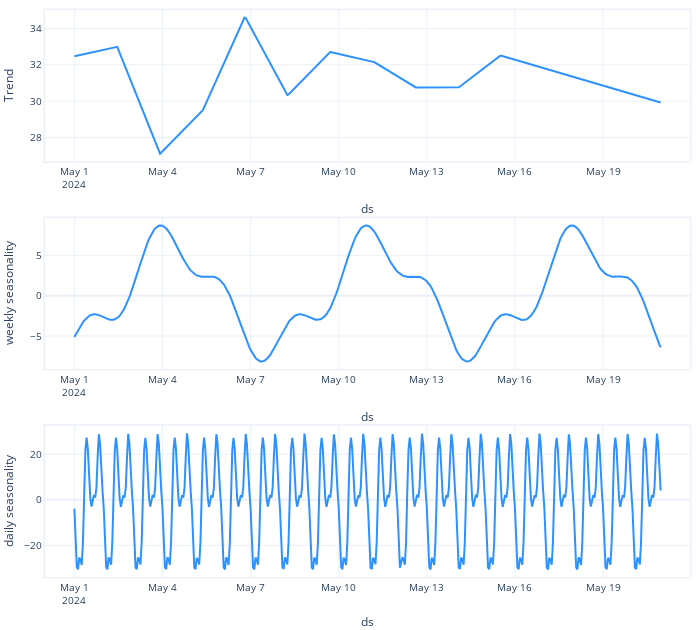

Source (notebook cell):
### Code cell
model.plot_components(forecast)

### Figure 1 — Plotly figure (JSON) as saved in the notebook; plotly's stock layout.template omitted (floating-point values rounded to 4 significant figures; data arrays with more than 128 entries replaced by an {"elided": "..."} marker saying what was removed)
{"data": [{"line": {"color": "#2d92ff", "width": 2}, "mode": "lines", "name": "Trend", "showlegend": false, "type": "scatter", "x": {"elided": "479 str values"}, "xaxis": "x", "y": {"elided": "479 float values"}, "yaxis": "y"}, {"line": {"color": "#2d92ff", "width": 2}, "mode": "lines", "name": "weekly seasonality", "showlegend": false, "type": "scatter", "x": {"elided": "479 str values"}, "xaxis": "x2", "y": {"elided": "479 float values"}, "yaxis": "y2"}, {"line": {"color": "#2d92ff", "width": 2}, "mode": "lines", "name": "daily seasonality", "showlegend": false, "type": "scatter", "x": {"elided": "479 str values"}, "xaxis": "x3", "y": {"elided": "479 float values"}, "yaxis": "y3"}], "layout": {"autosize": true, "font": {"size": 10}, "height": 630, "hovermode": "x unified", "legend": {"traceorder": "reversed", "y": 0.1}, "margin": {"b": 0, "l": 0, "pad": 0, "r": 10, "t": 10}, "title": {"font": {"size": 12}}, "width": 700, "xaxis": {"anchor": "y", "domain": [0, 1], "linewidth": 1.5, "mirror": true, "range": ["2024-04-30T00:00:00", "2024-05-21T23:00:00"], "showline": true, "title": {"text": "ds"}, "type": "date"}, "xaxis2": {"anchor": "y2", "domain": [0, 1], "linewidth": 1.5, "mirror": true, "range": ["2024-04-30T00:00:00", "2024-05-21T23:00:00"], "showline": true, "title": {"text": "ds"}, "type": "date"}, "xaxis3": {"anchor": "y3", "domain": [0, 1], "linewidth": 1.5, "mirror": true, "range": ["2024-04-30T00:00:00", "2024-05-21T23:00:00"], "showline": true, "title": {"text": "ds"}, "type": "date"}, "yaxis": {"anchor": "x", "domain": [0.7333, 1], "linewidth": 1.5, "mirror": true, "rangemode": "normal", "showline": true, "title": {"text": "Trend"}}, "yaxis2": {"anchor": "x2", "domain": [0.3667, 0.6333], "linewidth": 1.5, "mirror": true, "rangemode": "tozero", "showline": true, "title": {"text": "weekly seasonality"}}, "yaxis3": {"anchor": "x3", "domain": [0, 0.2667], "linewidth": 1.5, "mirror": true, "rangemode": "tozero", "showline": true, "title": {"text": "daily seasonality"}}}}
